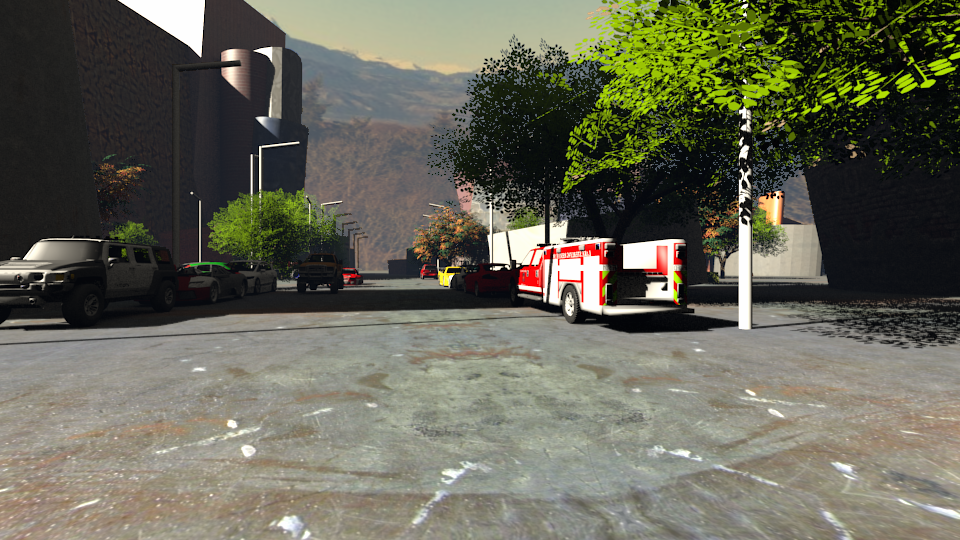
#> input picture left/0400.png, 960 x 540 px, given as the content of the folder raw_datasets/fake2real/train/A/, which was not available
$ jupyter execute '[old] Crop_resize.ipynb'   (shell and % lines are left out)   (text cells are left out)
#> lines starting #> are read from the running program, lines starting #| are printed output that depends on the picture; pictures that were not available may be replaced by others from this repository, and a replacement may not be noted
[cell 1]
# import the necessary modules
from PIL import Image
import numpy as np
import os
from tqdm import tqdm

[cell 2]
#7481
raw_data_path = "raw_datasets/fake2real/" + "train/"
data_path = "datasets/fake2real/" + "train/"
for file in tqdm(os.listdir(raw_data_path + "A/")): #KITTI
    real_pic = Image.open(raw_data_path + "A/" + file)
#> real_pic is the input picture: PIL image 960x540 RGB; mean R, G, B 102.4, 102.4, 87.3
    cropped = real_pic.crop((256, 0, 878, 375))
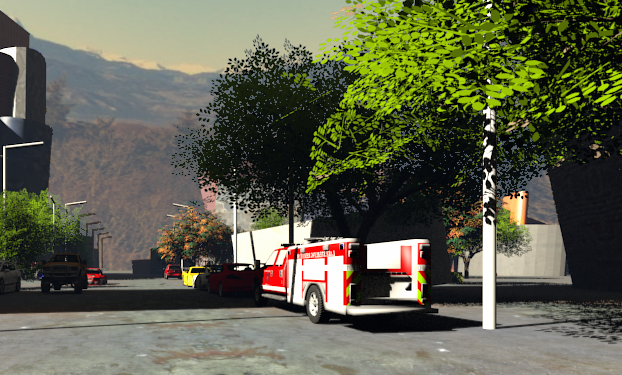
#> cropped: PIL image 622x375 RGB; mean R, G, B 95.3, 97.5, 76.3
    cropped = cropped.resize((512, 256),0)
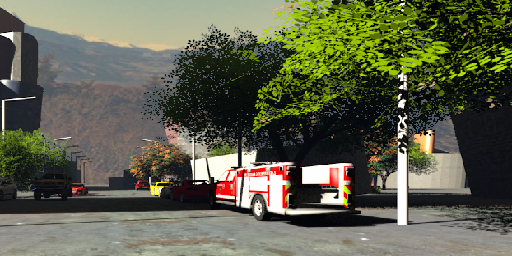
#> cropped: PIL image 512x256 RGB; mean R, G, B 95.2, 97.3, 76.1
    cropped.save(data_path + 'A/'+ file)

[cell 3]
#3600
raw_data_path = "raw_datasets/fake2real/" + "train/"
data_path = "datasets/fake2real/" + "train/"
for file in tqdm(os.listdir(raw_data_path + "/B")): #Driving
    real_pic = Image.open(raw_data_path + "B/" + file)
    cropped = real_pic.resize((878, 494),0)
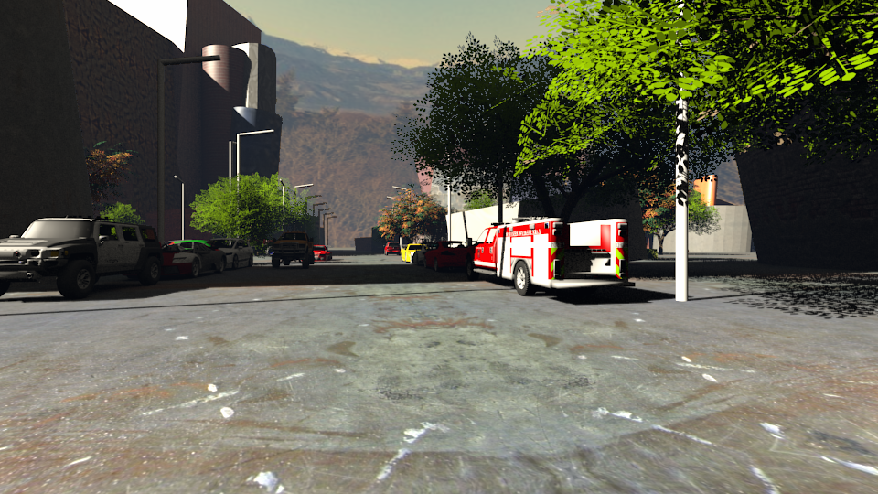
#> cropped: PIL image 878x494 RGB; mean R, G, B 102.3, 102.3, 87.2
    cropped = cropped.crop((0, 66, 878, 375))
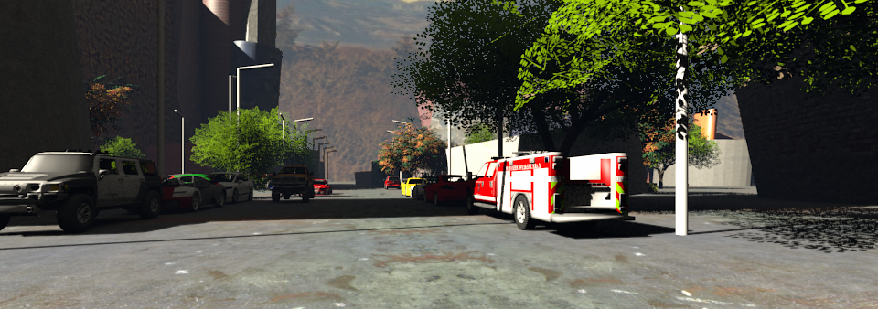
#> cropped: PIL image 878x309 RGB; mean R, G, B 83.5, 83.4, 72.5
    cropped = cropped.resize((512, 256),0)
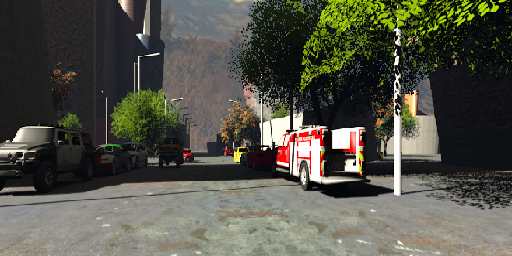
#> cropped: PIL image 512x256 RGB; mean R, G, B 83.5, 83.3, 72.5
    cropped.save(data_path + "B/" + file)

[cell 4]
#7518
mode = "test/"
dataset = "A/"

raw_data_path = "raw_datasets/fake2real/" + mode
data_path = "datasets/fake2real/" + mode
for file in tqdm(os.listdir(raw_data_path + dataset)): #KITTI
    real_pic = Image.open(raw_data_path + dataset + file)
    cropped = real_pic.crop((256, 0, 878, 375))
    cropped = cropped.resize((512, 256),0)
    cropped.save(data_path + dataset + file)

[cell 5]
#700
mode = "test/"
dataset = "B/"

raw_data_path = "raw_datasets/fake2real/" + mode
data_path = "datasets/fake2real/" + mode
for file in tqdm(os.listdir(raw_data_path + dataset)): #Driving
    real_pic = Image.open(raw_data_path + dataset + file)
    cropped = real_pic.resize((878, 494),0)
    cropped = cropped.crop((0, 66, 878, 375))
    cropped = cropped.resize((512, 256),0)
    cropped.save(data_path + dataset + file)

[cell 6]
#2126
vkitti_l_path = 'datasets/left/'
i = 0
for dirname in os.listdir('datasets/left/'):
    curr_dir = vkitti_l_path + dirname +'/'
    for file in tqdm(os.listdir(curr_dir)):
        real_pic = Image.open(curr_dir + file)
        cropped = real_pic.crop((256, 0, 878, 375))
        cropped = cropped.resize((512, 256),0)
        cropped.save('datasets/vkitti/' + str(i)+'.png')
        i+=1

[cell 7]
import random

filenames = os.listdir('datasets/vkitti/')
random.shuffle(filenames)

train_vkitti, test_vkitti = filenames[:1800], filenames[1800:]

[cell 8]
import shutil

mode = "train/"
raw_data_path = "datasets/vkitti/"
data_path = "datasets/fake2real/" + mode
for file in tqdm(train_vkitti): #Driving
    shutil.copy2(raw_data_path + file, data_path + "A/" + file)

[cell 9]
import shutil

mode = "test/"
raw_data_path = "datasets/vkitti/"
data_path = "datasets/fake2real/" + mode
for file in tqdm(test_vkitti): #Driving
    shutil.copy2(raw_data_path + file, data_path + "A/" + file)
